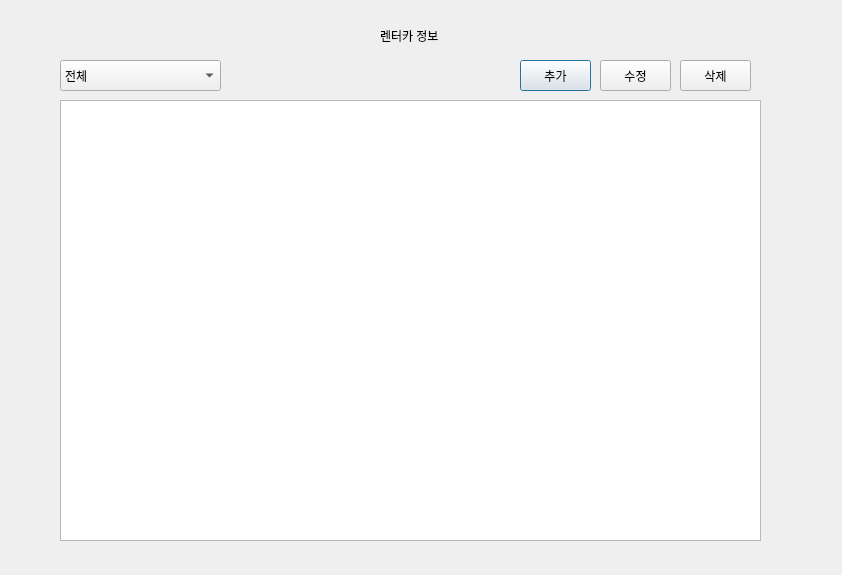
<?xml version="1.0" encoding="UTF-8"?>
<ui version="4.0">
 <class>car</class>
 <widget class="QDialog" name="car">
  <property name="geometry">
   <rect>
    <x>0</x>
    <y>0</y>
    <width>842</width>
    <height>575</height>
   </rect>
  </property>
  <property name="windowTitle">
   <string>Dialog</string>
  </property>
  <widget class="QPushButton" name="add_btn">
   <property name="geometry">
    <rect>
     <x>520</x>
     <y>60</y>
     <width>71</width>
     <height>31</height>
    </rect>
   </property>
   <property name="text">
    <string>추가</string>
   </property>
  </widget>
  <widget class="QTableWidget" name="carlist">
   <property name="geometry">
    <rect>
     <x>60</x>
     <y>100</y>
     <width>701</width>
     <height>441</height>
    </rect>
   </property>
  </widget>
  <widget class="QLabel" name="label">
   <property name="geometry">
    <rect>
     <x>380</x>
     <y>20</y>
     <width>111</width>
     <height>31</height>
    </rect>
   </property>
   <property name="text">
    <string>렌터카 정보</string>
   </property>
  </widget>
  <widget class="QPushButton" name="edit_btn">
   <property name="geometry">
    <rect>
     <x>600</x>
     <y>60</y>
     <width>71</width>
     <height>31</height>
    </rect>
   </property>
   <property name="text">
    <string>수정</string>
   </property>
  </widget>
  <widget class="QPushButton" name="delete_btn">
   <property name="geometry">
    <rect>
     <x>680</x>
     <y>60</y>
     <width>71</width>
     <height>31</height>
    </rect>
   </property>
   <property name="text">
    <string>삭제</string>
   </property>
  </widget>
  <widget class="QComboBox" name="comboBox">
   <property name="geometry">
    <rect>
     <x>60</x>
     <y>60</y>
     <width>161</width>
     <height>31</height>
    </rect>
   </property>
   <item>
    <property name="text">
     <string>전체</string>
    </property>
   </item>
   <item>
    <property name="text">
     <string>휘발유</string>
    </property>
   </item>
   <item>
    <property name="text">
     <string>경유</string>
    </property>
   </item>
   <item>
    <property name="text">
     <string>LPG</string>
    </property>
   </item>
   <item>
    <property name="text">
     <string>전기</string>
    </property>
   </item>
  </widget>
 </widget>
 <resources/>
 <connections/>
</ui>
